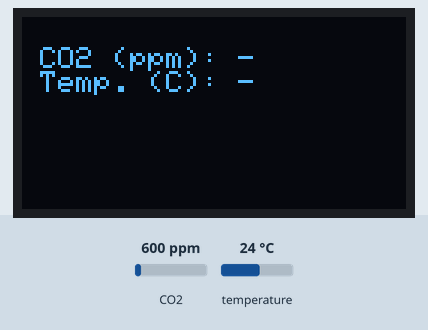
The sketch below on a simulated ESP8266 (NodeMCU). Parts: 128×64 one-colour display. The test bench sets the inputs (shaded band); at power-on: CO2 600 ppm, temperature 24 °C. WiFi joins after 1.5 s; servers stay silent unless stated; no MQTT or app messages arrive unless stated; what the sketch prints to the serial monitor is not drawn.

Above: at 3.4 s.
3.5 s: CO2 set to 452 ppm
At 15.9 s:
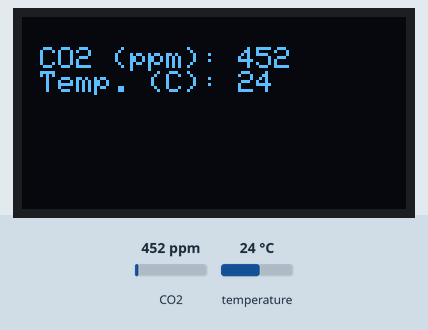
22.7 s: temperature set to 12 °C
At 31.4 s:
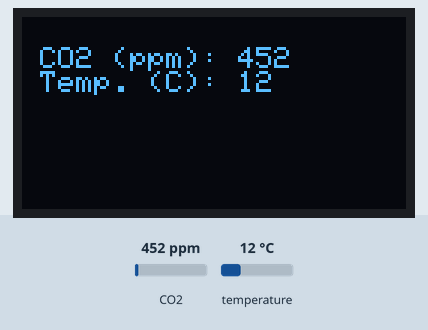
41.9 s: CO2 set to 1050 ppm
At 45.6 s:
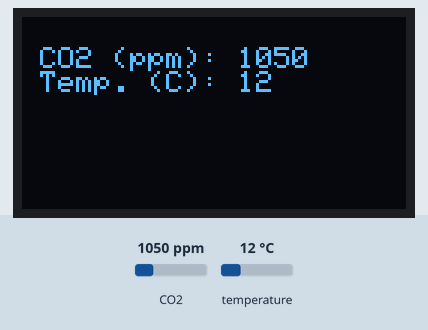
Timing chart, 0 to 47.1 s (numbered marks = the images above; inputs shaded):
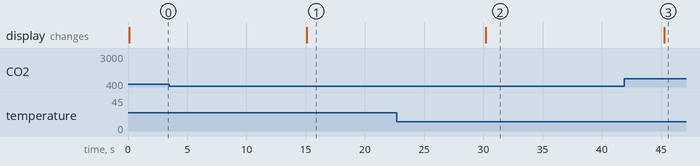

The sketch:

airquality.ino
```cpp
#include <Arduino.h>
#include <Wire.h>

#include "display.hpp"
#include "network.hpp"
#include "sensor.hpp"
#include "settings.hpp"

static Display display;

static Network network;

static Sensor sensor;

void setup(void) {
    Serial.begin(SENSOR_BAUDRATE, SERIAL_8N1);

    Wire.begin(SCREEN_SDA_PIN, SCREEN_SCL_PIN);

    display.begin();

    network.begin();

    sensor.begin();
}

static unsigned long dataTimer = 0;

void loop(void) {
    network.serve();

    if (!network.is_connected()) {
        display.reset();
    }

    while (!network.is_connected()) {
        network.connect();
    }

    if (millis() - dataTimer >= PUBLISH_INTERVAL) {
        const SensorData data = sensor.fetch();

        display.update(data.co2, data.temperature);

        network.publish(data.co2, data.temperature);

        dataTimer = millis();
    }

    delay(MAINLOOP_DELAY);
}
```

display.cpp
```cpp
#include "display.hpp"

#include "settings.hpp"

#define PANIC          \
    {                  \
        while (true) { \
        };             \
    }

void Display::print_value(const __FlashStringHelper *name, const int value, const bool is_valid) {
    this->ssd1306.print(name);

    if (is_valid)
        this->ssd1306.println(value);
    else
        this->ssd1306.println(F("-"));
}

void Display::print_values(const unsigned int co2_ppm, const bool co2_ppm_valid, const int8_t temp_celsius,
                           const bool temp_celsius_valid) {
    this->ssd1306.clearDisplay();
    this->ssd1306.setCursor(0, 10);

    this->print_value(F(" CO2 (ppm): "), co2_ppm, co2_ppm_valid);
    this->print_value(F(" Temp. (C): "), temp_celsius, temp_celsius_valid);

    this->ssd1306.display();
}

Display::Display(void) { this->ssd1306 = Adafruit_SSD1306(SCREEN_WIDTH, SCREEN_HEIGHT, &Wire, -1); }

void Display::begin(void) {
    Serial.println(F("Initializing display."));

    while (!this->ssd1306.begin(SSD1306_SWITCHCAPVCC, SCREEN_ADDRESS)) {
        Serial.println(F("Allocation for screen buffer failed!"));
        PANIC;
    }

    Serial.println(F("Resetting display."));

    this->ssd1306.clearDisplay();
    this->ssd1306.setTextSize(1);
    this->ssd1306.setTextColor(SSD1306_WHITE);
    this->ssd1306.display();

    Serial.println(F("Populating display..."));
    this->reset();
}

void Display::reset(void) { this->print_values(0, false, 0, false); }

void Display::update(const unsigned int co2_ppm, const int8_t temp_celsius) {
    Serial.print(F("CO2 (ppm): "));
    Serial.println(co2_ppm);
    Serial.print(F("Temp. (C): "));
    Serial.println(temp_celsius);

    this->print_values(co2_ppm, true, temp_celsius, true);
}
```

display.hpp
```cpp
#ifndef __DISPLAY_HPP__
#define __DISPLAY_HPP__

#include <Adafruit_SSD1306.h>
#include <Arduino.h>

class Display {
  private:
    Adafruit_SSD1306 ssd1306;

    void print_value(const __FlashStringHelper *name, const int value, const bool is_unknown);

    void print_values(const unsigned int co2_ppm, const bool co2_ppm_valid, const int8_t temp_celsius,
                      const bool temp_celsius_valid);

  public:
    Display(void);

    void begin(void);

    void reset(void);

    void update(const unsigned int co2_ppm, const int8_t temp_celsius);
};

#endif
```

network.cpp
```cpp
#include "network.hpp"

#include "secrets.hpp"
#include "settings.hpp"

static const char wifi_ssid[] = WIFI_SSID;
static const char wifi_password[] = WIFI_PASSWORD;

static const char mqtt_host[] = MQTT_HOST;
static const char mqtt_client[] = MQTT_CLIENT;
static const char mqtt_username[] = MQTT_USERNAME;
static const char mqtt_password[] = MQTT_PASSWORD;

void Network::get_wifi_connection(void) {
    Serial.print(F("Trying to establish WiFi connection..."));

    while (WiFi.status() != WL_CONNECTED) {
        Serial.print(F("."));
        delay(NET_RECONNECT_DELAY);
    }
    Serial.println();
}

Network::Network(void) {}

void Network::begin(void) {
    Serial.println(F("Configuring WiFi connection."));

    WiFi.mode(WIFI_STA);
    WiFi.begin(wifi_ssid, wifi_password);

    this->get_wifi_connection();

    // Check [0] for certificate validation.
    // [0]
    // https://github.com/esp8266/Arduino/blob/master/libraries/ESP8266WiFi/examples/BearSSL_Validation/BearSSL_Validation.ino
    this->wifi.setInsecure();

    const bool mfln = this->wifi.probeMaxFragmentLength(mqtt_host, MQTT_PORT, NET_TLS_MFLN);
    if (!mfln) {
        Serial.println(F("Server does not support small payloads!"));
    } else {
        this->wifi.setBufferSizes(NET_TLS_MFLN, NET_TLS_MFLN);
    }

    Serial.println(F("Configuring MQTT connection."));
    this->mqtt.begin(mqtt_host, MQTT_PORT, this->wifi);

    this->connect();
}

void Network::connect(void) {
    this->get_wifi_connection();

    Serial.print(F("Trying to establish MQTT connection..."));

    while (!this->mqtt.connect(mqtt_client, mqtt_username, mqtt_password)) {
        Serial.print(F("."));
        delay(NET_RECONNECT_DELAY);
    }
    Serial.println();
}

bool Network::is_connected(void) { return this->mqtt.connected(); }

void Network::publish(const unsigned int co2_ppm, const int8_t temp_celsius) {
    // -2  ... Do not count '%d'.
    // +10 ... Maximum digits for an unsigned int.
    // +1  ... For the null terminator.
    const size_t buffer_size = max(sizeof(TEMPERATURE_FORMAT), sizeof(CO2_FORMAT)) - 2 + 10 + 1;

    char buffer[buffer_size];

    snprintf(buffer, sizeof(buffer), CO2_FORMAT, co2_ppm);
    this->mqtt.publish(F(CO2_TOPIC), buffer);

    snprintf(buffer, sizeof(buffer), TEMPERATURE_FORMAT, temp_celsius);
    this->mqtt.publish(F(TEMPERATURE_TOPIC), buffer);
}

void Network::serve(void) { this->mqtt.loop(); }
```

network.hpp
```cpp
#ifndef __NETWORK_HPP__
#define __NETWORK_HPP__

#include <Arduino.h>
#include <ESP8266WiFi.h>
#include <MQTT.h>

class Network {
  private:
    MQTTClient mqtt;
    WiFiClientSecure wifi;

    void get_wifi_connection(void);

  public:
    Network(void);

    void begin(void);

    void connect(void);

    bool is_connected(void);

    void publish(const unsigned int co2_ppm, const int8_t temp_celsius);

    void serve(void);
};

#endif
```

secrets.sample.hpp
```cpp
#ifndef __SECRETS_HPP__
#define __SECRETS_HPP__

#define WIFI_SSID "ssid"
#define WIFI_PASSWORD "password"

#define MQTT_HOST "host"
#define MQTT_PORT 8883
#define MQTT_CLIENT "client"
#define MQTT_USERNAME "username"
#define MQTT_PASSWORD "password"

#endif
```

sensor.cpp
```cpp
#include "sensor.hpp"

#include "settings.hpp"

#define UART_SWAP       \
    {                   \
        Serial.flush(); \
        Serial.swap();  \
    }

Sensor::Sensor(void) {}

void Sensor::begin(void) {
    Serial.println(F("Initializing sensor."));

    UART_SWAP;
    mhz19.begin(Serial);
    mhz19.autoCalibration();
    UART_SWAP;
}

SensorData Sensor::fetch(void) {
    UART_SWAP;
    const unsigned int co2_ppm = mhz19.getCO2();
    const int8_t temp_celsius = mhz19.getTemperature();
    UART_SWAP;

    return {.co2 = co2_ppm, .temperature = temp_celsius};
}
```

sensor.hpp
```cpp
#ifndef __SENSOR_HPP__
#define __SENSOR_HPP__

#include <Arduino.h>
#include <MHZ19.h>

typedef struct {
    unsigned int co2;
    int8_t temperature;
} SensorData;

class Sensor {
  private:
    MHZ19 mhz19;

  public:
    Sensor(void);

    void begin(void);

    SensorData fetch(void);
};

#endif
```

settings.hpp
```cpp
#ifndef __SETTINGS_H__
#define __SETTINGS_H__

#define CO2_TOPIC "iot/sensor/airquality/co2"
#define CO2_FORMAT "mqtt co2=%di"
#define TEMPERATURE_TOPIC "iot/sensor/airquality/temp"
#define TEMPERATURE_FORMAT "mqtt temperature=%di"

#define PUBLISH_INTERVAL (15000)

#define MAINLOOP_DELAY (100)

#define NET_RECONNECT_DELAY (2000)
#define NET_TLS_MFLN (1024)

#define SCREEN_ADDRESS (0x3C)
#define SCREEN_WIDTH (128)
#define SCREEN_HEIGHT (64)
#define SCREEN_SDA_PIN (4)
#define SCREEN_SCL_PIN (5)

#define SENSOR_RX_PIN (13)  // RX pin which the MHZ19 TX pin is attached to
#define SENSOR_TX_PIN (15)  // TX pin which the MHZ19 RX pin is attached to
#define SENSOR_BAUDRATE (9600)

#endif
```

Measured:
- after the input at 3.5 s, the display: changes after 11.6 s (image 1)
- after the input at 22.7 s, the display: changes after 7.5 s (image 2)
- after the input at 41.9 s, the display: changes after 3.4 s (image 3)
